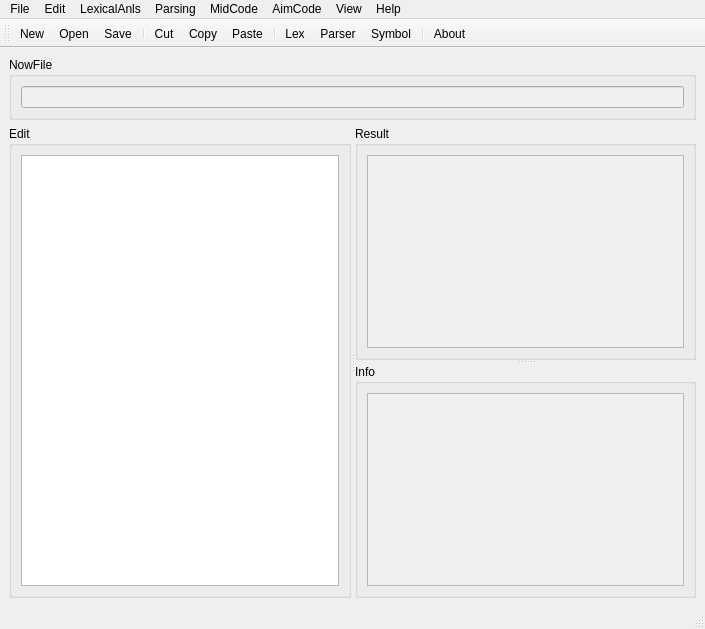
<?xml version="1.0" encoding="UTF-8"?>
<ui version="4.0">
 <class>MainWindow</class>
 <widget class="QMainWindow" name="MainWindow">
  <property name="geometry">
   <rect>
    <x>0</x>
    <y>0</y>
    <width>705</width>
    <height>629</height>
   </rect>
  </property>
  <property name="windowTitle">
   <string>MainWindow</string>
  </property>
  <widget class="QWidget" name="centralwidget">
   <layout class="QGridLayout" name="gridLayout">
    <item row="0" column="0">
     <layout class="QVBoxLayout" name="verticalLayout_4">
      <item>
       <widget class="QGroupBox" name="groupBox_4">
        <property name="enabled">
         <bool>true</bool>
        </property>
        <property name="title">
         <string>NowFile</string>
        </property>
        <layout class="QHBoxLayout" name="horizontalLayout" stretch="0">
         <property name="sizeConstraint">
          <enum>QLayout::SetMinAndMaxSize</enum>
         </property>
         <item>
          <widget class="QLineEdit" name="lineEditPath">
           <property name="enabled">
            <bool>true</bool>
           </property>
           <property name="palette">
            <palette>
             <active>
              <colorrole role="Base">
               <brush brushstyle="SolidPattern">
                <color alpha="255">
                 <red>240</red>
                 <green>240</green>
                 <blue>240</blue>
                </color>
               </brush>
              </colorrole>
             </active>
             <inactive>
              <colorrole role="Base">
               <brush brushstyle="SolidPattern">
                <color alpha="255">
                 <red>240</red>
                 <green>240</green>
                 <blue>240</blue>
                </color>
               </brush>
              </colorrole>
             </inactive>
             <disabled>
              <colorrole role="Base">
               <brush brushstyle="SolidPattern">
                <color alpha="255">
                 <red>240</red>
                 <green>240</green>
                 <blue>240</blue>
                </color>
               </brush>
              </colorrole>
             </disabled>
            </palette>
           </property>
           <property name="mouseTracking">
            <bool>true</bool>
           </property>
           <property name="readOnly">
            <bool>true</bool>
           </property>
          </widget>
         </item>
        </layout>
       </widget>
      </item>
      <item>
       <widget class="QSplitter" name="splitter_2">
        <property name="orientation">
         <enum>Qt::Horizontal</enum>
        </property>
        <widget class="QGroupBox" name="groupBox">
         <property name="title">
          <string>Edit</string>
         </property>
         <layout class="QVBoxLayout" name="verticalLayout_3">
          <item>
           <widget class="QTextEdit" name="textEditMain">
            <property name="cursor" stdset="0">
             <cursorShape>IBeamCursor</cursorShape>
            </property>
            <property name="mouseTracking">
             <bool>true</bool>
            </property>
            <property name="lineWrapMode">
             <enum>QTextEdit::NoWrap</enum>
            </property>
           </widget>
          </item>
         </layout>
        </widget>
        <widget class="QSplitter" name="splitter">
         <property name="orientation">
          <enum>Qt::Vertical</enum>
         </property>
         <widget class="QGroupBox" name="groupBox_2">
          <property name="title">
           <string>Result</string>
          </property>
          <layout class="QVBoxLayout" name="verticalLayout">
           <item>
            <widget class="QTextEdit" name="textEditRes">
             <property name="palette">
              <palette>
               <active>
                <colorrole role="Base">
                 <brush brushstyle="SolidPattern">
                  <color alpha="255">
                   <red>240</red>
                   <green>240</green>
                   <blue>240</blue>
                  </color>
                 </brush>
                </colorrole>
               </active>
               <inactive>
                <colorrole role="Base">
                 <brush brushstyle="SolidPattern">
                  <color alpha="255">
                   <red>240</red>
                   <green>240</green>
                   <blue>240</blue>
                  </color>
                 </brush>
                </colorrole>
               </inactive>
               <disabled>
                <colorrole role="Base">
                 <brush brushstyle="SolidPattern">
                  <color alpha="255">
                   <red>240</red>
                   <green>240</green>
                   <blue>240</blue>
                  </color>
                 </brush>
                </colorrole>
               </disabled>
              </palette>
             </property>
             <property name="lineWrapMode">
              <enum>QTextEdit::NoWrap</enum>
             </property>
             <property name="readOnly">
              <bool>true</bool>
             </property>
            </widget>
           </item>
          </layout>
         </widget>
         <widget class="QGroupBox" name="groupBox_3">
          <property name="title">
           <string>Info</string>
          </property>
          <layout class="QVBoxLayout" name="verticalLayout_2">
           <item>
            <widget class="QTextEdit" name="textEditInfo">
             <property name="enabled">
              <bool>true</bool>
             </property>
             <property name="palette">
              <palette>
               <active>
                <colorrole role="Base">
                 <brush brushstyle="SolidPattern">
                  <color alpha="255">
                   <red>240</red>
                   <green>240</green>
                   <blue>240</blue>
                  </color>
                 </brush>
                </colorrole>
               </active>
               <inactive>
                <colorrole role="Base">
                 <brush brushstyle="SolidPattern">
                  <color alpha="255">
                   <red>240</red>
                   <green>240</green>
                   <blue>240</blue>
                  </color>
                 </brush>
                </colorrole>
               </inactive>
               <disabled>
                <colorrole role="Base">
                 <brush brushstyle="SolidPattern">
                  <color alpha="255">
                   <red>240</red>
                   <green>240</green>
                   <blue>240</blue>
                  </color>
                 </brush>
                </colorrole>
               </disabled>
              </palette>
             </property>
             <property name="lineWrapMode">
              <enum>QTextEdit::NoWrap</enum>
             </property>
             <property name="readOnly">
              <bool>true</bool>
             </property>
            </widget>
           </item>
          </layout>
         </widget>
        </widget>
       </widget>
      </item>
     </layout>
    </item>
   </layout>
  </widget>
  <widget class="QMenuBar" name="menubar">
   <property name="geometry">
    <rect>
     <x>0</x>
     <y>0</y>
     <width>705</width>
     <height>26</height>
    </rect>
   </property>
   <widget class="QMenu" name="menuFile">
    <property name="title">
     <string>File</string>
    </property>
    <addaction name="actionNew"/>
    <addaction name="actionOpen"/>
    <addaction name="actionSave"/>
    <addaction name="actionSaveAs"/>
    <addaction name="separator"/>
    <addaction name="actionOpenRecent"/>
    <addaction name="separator"/>
    <addaction name="actionExit"/>
   </widget>
   <widget class="QMenu" name="menuEdit">
    <property name="title">
     <string>Edit</string>
    </property>
    <addaction name="actionUndo"/>
    <addaction name="separator"/>
    <addaction name="actionCut"/>
    <addaction name="actionCopy"/>
    <addaction name="actionPaste"/>
   </widget>
   <widget class="QMenu" name="menuLexicalAnalysis">
    <property name="title">
     <string>LexicalAnls</string>
    </property>
    <addaction name="actionLexicalAnalyzer"/>
    <addaction name="actionNFA_DFA_MFA"/>
   </widget>
   <widget class="QMenu" name="menuParsing">
    <property name="title">
     <string>Parsing</string>
    </property>
    <addaction name="actionParser"/>
    <addaction name="actionLL_1_PreAnalysis"/>
    <addaction name="actionOptrPRY"/>
   </widget>
   <widget class="QMenu" name="menuMidCode">
    <property name="title">
     <string>MidCode</string>
    </property>
   </widget>
   <widget class="QMenu" name="menuAimCode">
    <property name="title">
     <string>AimCode</string>
    </property>
   </widget>
   <widget class="QMenu" name="menuView">
    <property name="title">
     <string>View</string>
    </property>
    <addaction name="actionTool"/>
    <addaction name="actionStatus"/>
    <addaction name="actionSymbol"/>
   </widget>
   <widget class="QMenu" name="menuHelp">
    <property name="title">
     <string>Help</string>
    </property>
    <addaction name="actionHelp"/>
    <addaction name="actionAbout"/>
   </widget>
   <addaction name="menuFile"/>
   <addaction name="menuEdit"/>
   <addaction name="menuLexicalAnalysis"/>
   <addaction name="menuParsing"/>
   <addaction name="menuMidCode"/>
   <addaction name="menuAimCode"/>
   <addaction name="menuView"/>
   <addaction name="menuHelp"/>
  </widget>
  <widget class="QStatusBar" name="statusBar"/>
  <widget class="QToolBar" name="toolBar">
   <property name="windowTitle">
    <string>toolBar</string>
   </property>
   <attribute name="toolBarArea">
    <enum>TopToolBarArea</enum>
   </attribute>
   <attribute name="toolBarBreak">
    <bool>false</bool>
   </attribute>
   <addaction name="actionNew"/>
   <addaction name="actionOpen"/>
   <addaction name="actionSave"/>
   <addaction name="separator"/>
   <addaction name="actionCut"/>
   <addaction name="actionCopy"/>
   <addaction name="actionPaste"/>
   <addaction name="separator"/>
   <addaction name="actionLexicalAnalyzer"/>
   <addaction name="actionParser"/>
   <addaction name="actionSymbol"/>
   <addaction name="separator"/>
   <addaction name="actionAbout"/>
  </widget>
  <action name="actionOpen">
   <property name="text">
    <string>Open</string>
   </property>
  </action>
  <action name="actionSave">
   <property name="text">
    <string>Save</string>
   </property>
  </action>
  <action name="actionSaveAs">
   <property name="text">
    <string>SaveAs</string>
   </property>
  </action>
  <action name="actionOpenRecent">
   <property name="text">
    <string>OpenRecent</string>
   </property>
  </action>
  <action name="actionExit">
   <property name="text">
    <string>Exit</string>
   </property>
  </action>
  <action name="actionUndo">
   <property name="text">
    <string>Undo</string>
   </property>
  </action>
  <action name="actionCut">
   <property name="text">
    <string>Cut</string>
   </property>
  </action>
  <action name="actionCopy">
   <property name="text">
    <string>Copy</string>
   </property>
  </action>
  <action name="actionPaste">
   <property name="text">
    <string>Paste</string>
   </property>
  </action>
  <action name="actionLexicalAnalyzer">
   <property name="text">
    <string>LexicalAnalyzer</string>
   </property>
   <property name="iconText">
    <string>Lex</string>
   </property>
  </action>
  <action name="actionNFA_DFA_MFA">
   <property name="text">
    <string>NFA_DFA_MFA</string>
   </property>
  </action>
  <action name="actionParser">
   <property name="text">
    <string>Parser</string>
   </property>
  </action>
  <action name="actionLL_1_PreAnalysis">
   <property name="text">
    <string>LL(1)PreAnls</string>
   </property>
  </action>
  <action name="actionOptrPRY">
   <property name="text">
    <string>OptrPRY</string>
   </property>
  </action>
  <action name="actionTool">
   <property name="text">
    <string>Tool</string>
   </property>
  </action>
  <action name="actionStatus">
   <property name="text">
    <string>Status</string>
   </property>
  </action>
  <action name="actionSymbol">
   <property name="checkable">
    <bool>true</bool>
   </property>
   <property name="text">
    <string>Symbol</string>
   </property>
   <property name="toolTip">
    <string>Symbol</string>
   </property>
  </action>
  <action name="actionHelp">
   <property name="text">
    <string>Help</string>
   </property>
  </action>
  <action name="actionAbout">
   <property name="text">
    <string>About</string>
   </property>
  </action>
  <action name="actionNew">
   <property name="text">
    <string>New</string>
   </property>
  </action>
 </widget>
 <resources/>
 <connections/>
</ui>
